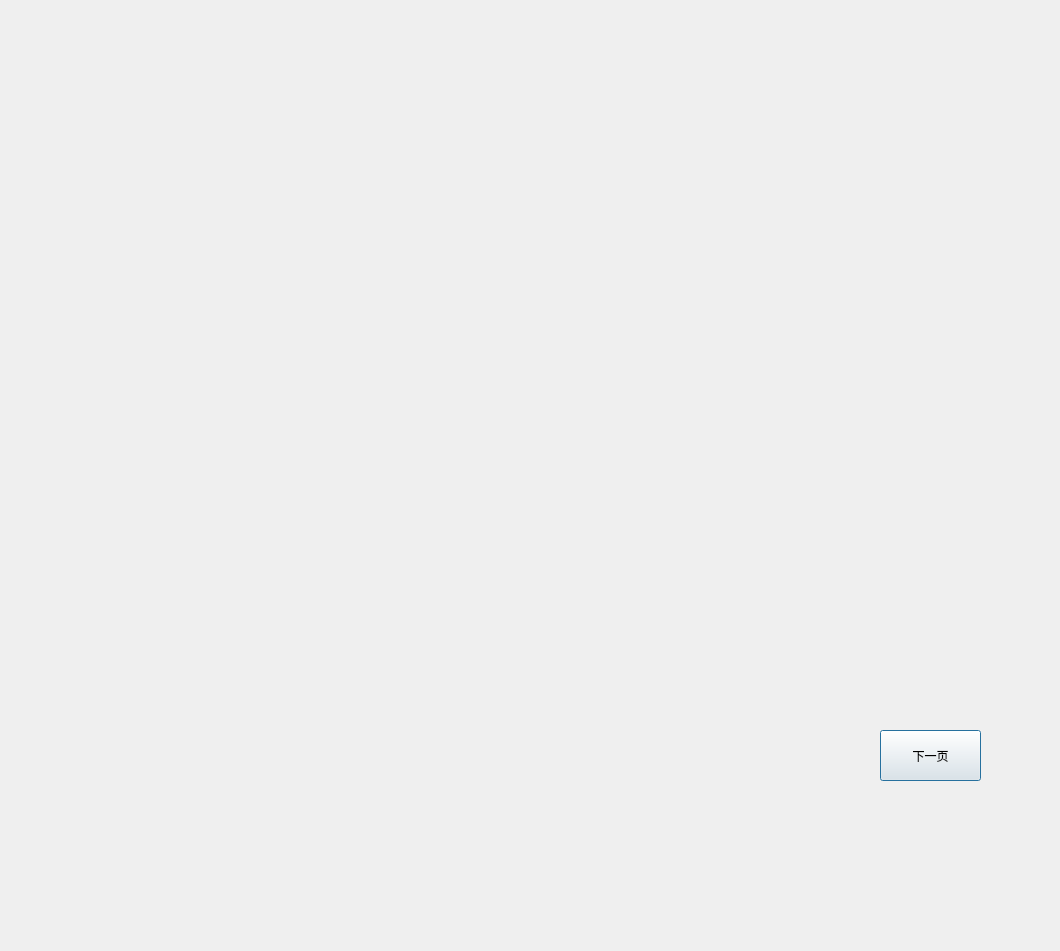
<?xml version="1.0" encoding="UTF-8"?>
<ui version="4.0">
 <class>Dialog</class>
 <widget class="QDialog" name="Dialog">
  <property name="geometry">
   <rect>
    <x>0</x>
    <y>0</y>
    <width>1060</width>
    <height>951</height>
   </rect>
  </property>
  <property name="windowTitle">
   <string>Dialog</string>
  </property>
  <widget class="QPushButton" name="NextButton1">
   <property name="geometry">
    <rect>
     <x>880</x>
     <y>730</y>
     <width>101</width>
     <height>51</height>
    </rect>
   </property>
   <property name="maximumSize">
    <size>
     <width>101</width>
     <height>16777215</height>
    </size>
   </property>
   <property name="text">
    <string>下一页</string>
   </property>
  </widget>
 </widget>
 <resources/>
 <connections/>
</ui>
